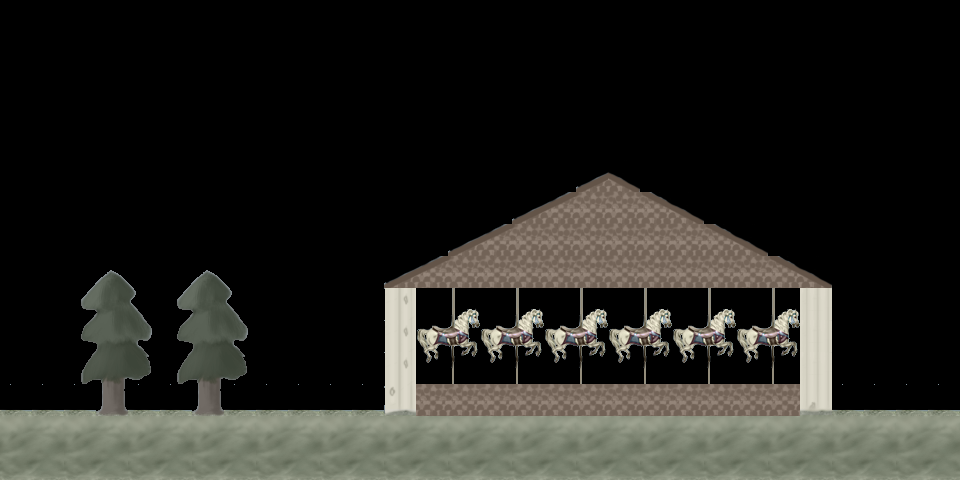

A 2D game scene composited from a Tiled map and its tileset images. What follows is a short description and the map's XML, with each tile layer's data collapsed to a summary:
An orthogonal 30x15 tile map with 32x32 px tiles, 1 tile layer (Tile Layer 1).

<map version="1.0" orientation="orthogonal" renderorder="right-down" width="30" height="15" tilewidth="32" tileheight="32">
 <tileset firstgid="1" name="holden" tilewidth="32" tileheight="32">
  <image source="../tile/holden.png" width="480" height="480" />
 </tileset>
 <layer name="Tile Layer 1" width="30" height="15">
  <data>[450 cells, 188 non-empty, 36 distinct tile ids]</data>
 </layer>
</map>
